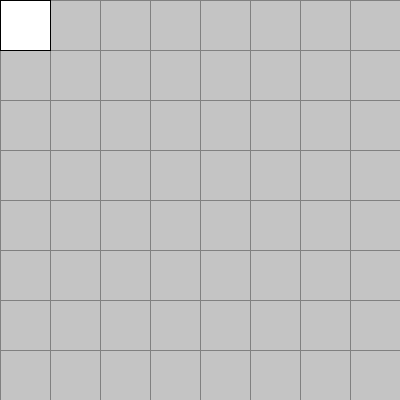
Frame 1 (no input)
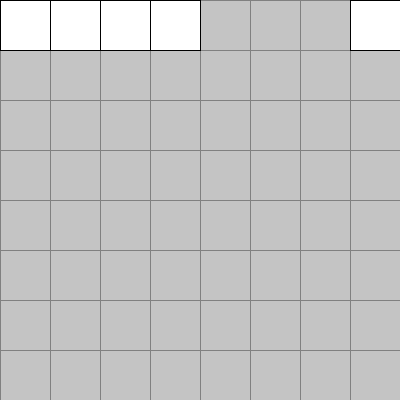
Frame 60 (the mouse pressed at the canvas centre just before this capture)
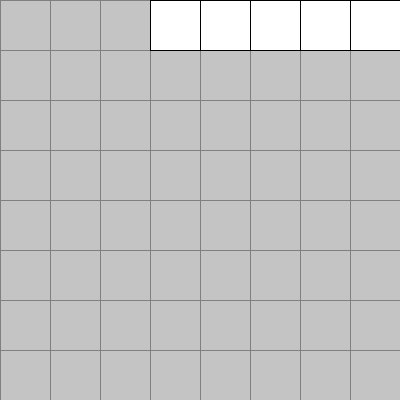
Frame 120 (the mouse held since frame 60 and released just before this capture)

The Processing sketch that drew these frames (run headless with seeded random() and noise(); from frame 60 on, the mouse is pressed at the canvas centre):

// Processing sketch: resnakeagain_007
// ── resnakeagain_007.pde
int rows, cols;
float cellsize;
Snake snake;

void setup() {
  size(400, 400);
  frameRate(3);
  cols = 8;
  rows = 8;
  cellsize = height/float(rows);
  snake = new Snake(-1,0,0);// int(random(cols)), int(random(rows)), 0);
}
void draw() {
  background(196);
  doGrid();
  snake.update();
  snake.draw();
  
}
void doGrid() {
  for (int i=0; i<cols;i++) {
    for (int j=0; j<rows;j++) {
      stroke(128);
      line(i*cellsize, 0, i*cellsize, height);
      line(0, j*cellsize, width, j*cellsize);
    }
  }
}


// ── Snake.pde
class Snake{
  int       todirecion;
  ArrayList <Vertebra> body;
  
  Snake(float x, float y, int d){
    body      = new ArrayList();
    body.add( new Vertebra(new PVector(x,y),d) );
  }
  void update(){
    for(int i=body.size()-1; i>0; i--){
      body.get(i).update(body.get(i-1).pos, body.get(i-1).direction);  
    }
    moveHead();
    if(frameCount<5)grow();
  }
  void draw(){
    for(int i=0; i<body.size(); i++){
      body.get(i).draw();
    }
  }
  void grow(){
    Vertebra last = (Vertebra)body.get(body.size()-1);
    body.add( new Vertebra(last.pos, last.direction));
  }
  void die(){
    println("i should die");
  }
  void moveHead(){
    if(body.get(0).direction==0)body.get(0).pos.x++;
    if(body.get(0).direction==1)body.get(0).pos.y++;
    if(body.get(0).direction==2)body.get(0).pos.x--;
    if(body.get(0).direction==3)body.get(0).pos.y--;
    body.get(0).pos.x+=cols;body.get(0).pos.x%=cols;
    body.get(0).pos.y+=rows;body.get(0).pos.y%=rows; 
    //println(body.get(0).pos);
  }
  void setDirection(int dir){
    body.get(0).direction = dir;
  }
}

// ── Vertebra.pde
class Vertebra{
  PVector pos;
  int   direction;

  Vertebra(PVector p, int d){
    pos = new PVector(p.x,p.y);
    update(pos,d);
  }
  void update(PVector p, int d){
    pos.x = p.x;
    pos.y = p.y; 
    direction = d;
  }
  void draw(){
    stroke(0);
    pushMatrix();
    rectMode(CENTER);
    translate(cellsize/2,cellsize/2);
    translate(pos.x*cellsize, pos.y*cellsize);
    rotate(direction*HALF_PI);
    rect(0, 0, cellsize, cellsize);
    popMatrix();
  }
}
